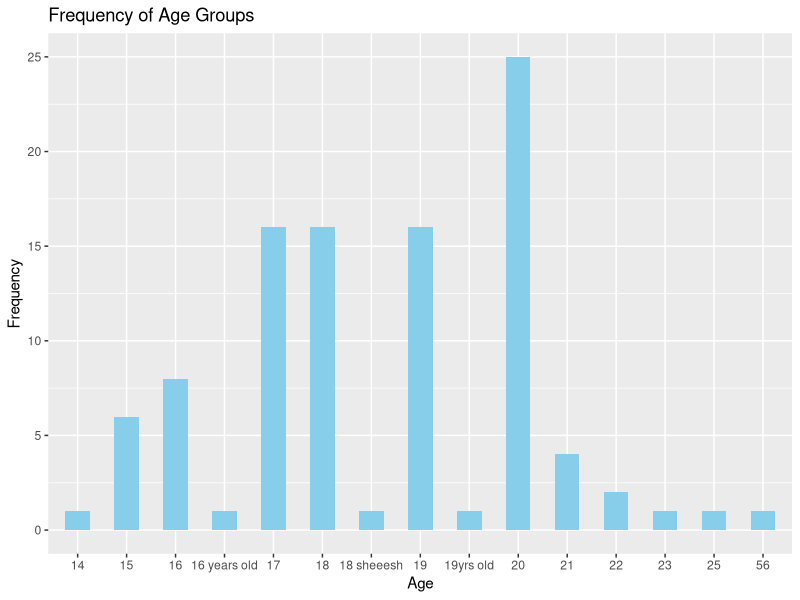
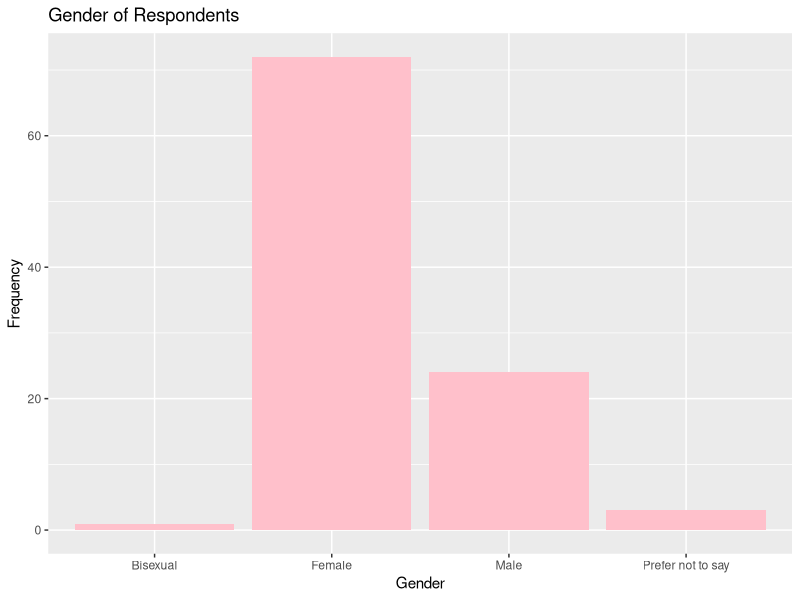
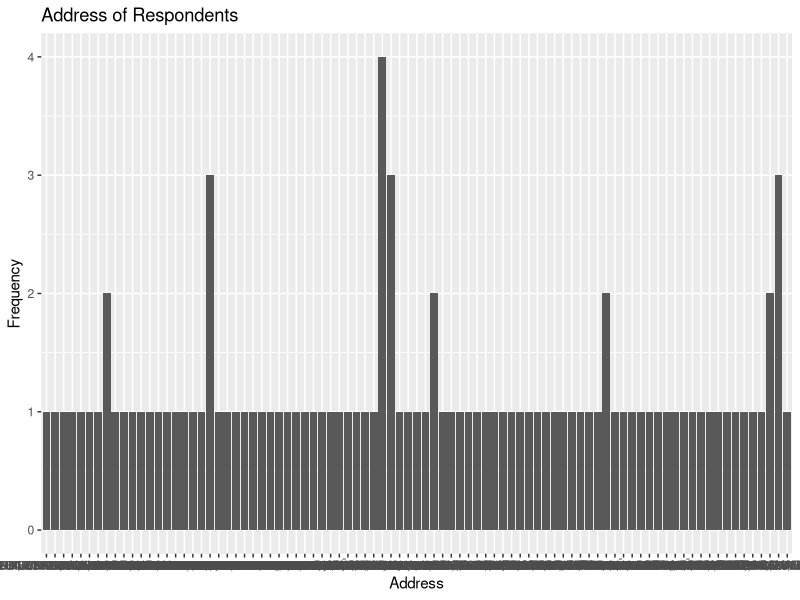
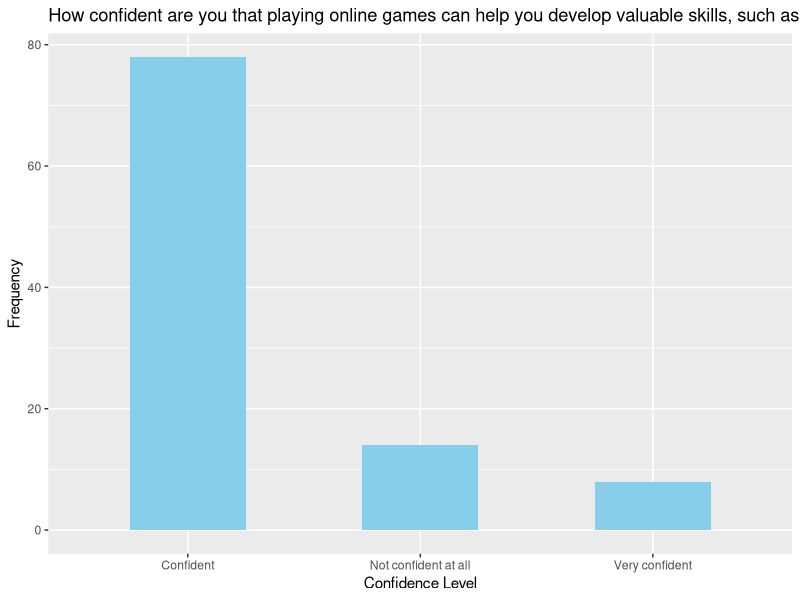

Here is the R script that generated these plots, in order:
## ---- chunk 1
knitr::opts_chunk$set(echo = TRUE)
## ---- chunk 2
library(readr)
library(ggplot2)
library(dplyr)
## ---- chunk 3
survey <- read_csv("Survey_ Understanding Student Engagement in Online Gaming.csv")
View(survey)
## ---- chunk 4
numeric_cols <- sapply(survey, is.numeric) 

survey_numeric <- survey[, numeric_cols]

col_means <- colMeans(survey_numeric)
col_means
## ---- chunk 5
age <- survey %>%
  mutate(Age = as.factor(Age)) %>%
  group_by(Age) %>%
  summarise(count = n())

# Plotting
ggplot(age, aes(x = Age, y = count)) +
  geom_bar(stat = "identity", fill = "skyblue", width = 0.5) +
  labs(x = "Age", y = "Frequency", title = "Frequency of Age Groups")
## ---- chunk 6
gender <- table(survey$Gender)
 gender<- as.data.frame(gender)
 gender
 
 
 ggplot(gender, aes(x = Var1, y = Freq)) +
  geom_bar(stat = "identity", fill = "pink") +  
  labs(title = "Gender of Respondents", x = "Gender", y = "Frequency")
## ---- chunk 7
address_data <- survey$Address 
addressdf <- data.frame(address = address_data)

addressdf$address <- toupper(trimws(addressdf$address))  

address_freq <- addressdf %>%
  group_by(address) %>%
  summarise(count = n()) %>%
  arrange(desc(count))
## ---- chunk 8
#Plotting
ggplot(address_freq, aes(x = factor(address), y = count)) +
  geom_bar(stat = "identity") +
  labs(title = "Address of Respondents", x = "Address", y = "Frequency") +
  theme(axis.text.x = element_text(angle =  , hjust =  ))
## ---- chunk 9
name_data <- survey$`Name (optional)`
namedf <- data.frame(name = name_data) 

namedf$name <- toupper(trimws(namedf$name))  


## ---- chunk 10
library(ggplot2)

question1 <- survey %>%
  mutate(`How confident are you that playing online games can help you develop valuable skills, such as problem-solving or teamwork?` = as.character(`How confident are you that playing online games can help you develop valuable skills, such as problem-solving or teamwork?`)) %>%  
  group_by(`How confident are you that playing online games can help you develop valuable skills, such as problem-solving or teamwork?`) %>%
  summarise(count = n())

# Mean and standard deviation
survey_summary <- question1 %>%
  summarise(mean_count = mean(count),
            sd_count = sd(count))

ggplot(question1, aes(x = `How confident are you that playing online games can help you develop valuable skills, such as problem-solving or teamwork?`, y = count)) +
  geom_bar(stat = "identity", fill = "skyblue", width = 0.5) +
  labs(x = "Confidence Level", y = "Frequency", title = "How confident are you that playing online games can help you develop valuable skills, such as problem-solving or teamwork?")
